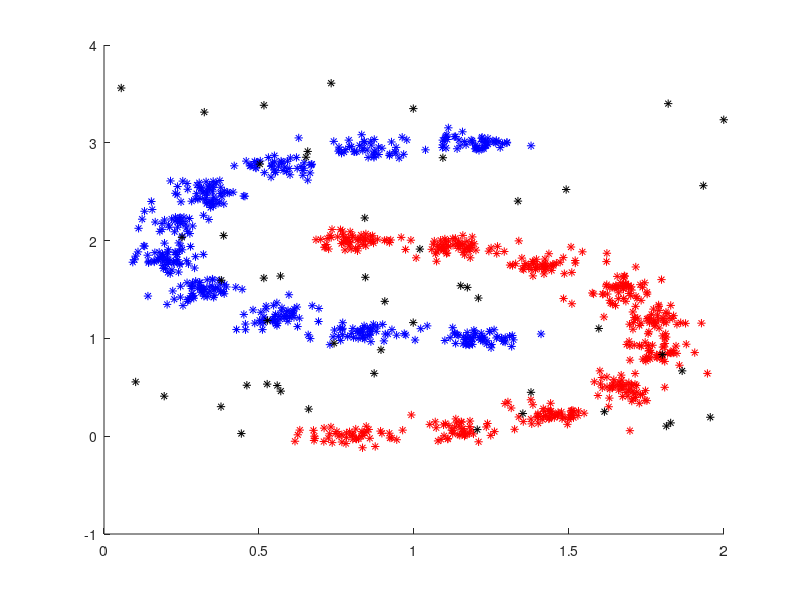
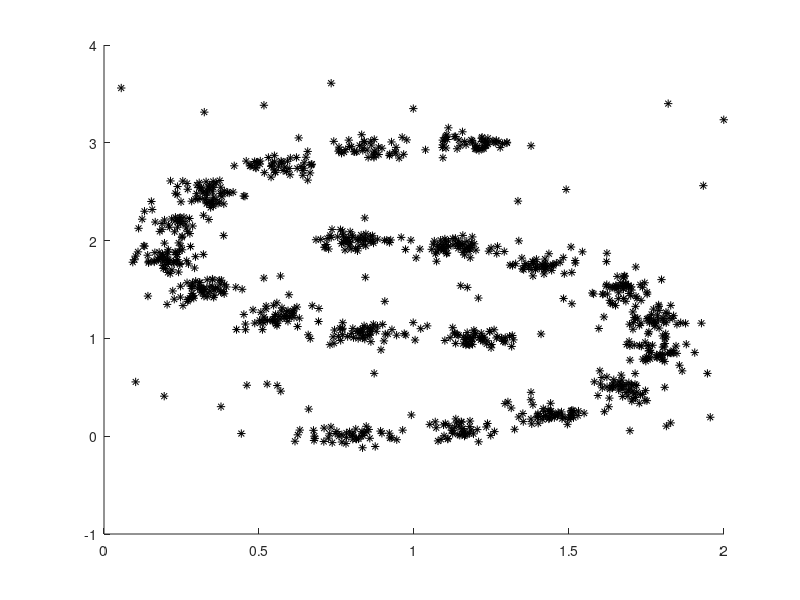

Write MATLAB code to recreate these figures, in order.
rand('seed',0)
randn('seed',0)

N_1=500;
N_2=500;
N_3=0;
GeneralNoise_N=50;

N_SubClusters1=10;
N_SubClusters2=10;

x_c1=1-0.2;
y_c1=1;

x_c2=1+0.2;
y_c2=2;

x_c3=x_c1+0.8;
y_c3=y_c2+1;

R1=1;
R2=1;
R_noise=0.05;
SD_x_3=0.1;
SD_y_3=0.1;
Y_factor=1; %straching(/squeezing) y vs x 

GeneralNoise_xRange=[0 2];
GeneralNoise_yRange=[0 4];

SubCluser1=randi(N_SubClusters1,1,N_1);
SubCluser2=randi(N_SubClusters2,1,N_2);
% ThetaVec1=pi*rand(1,N_1);
% ThetaVec2=pi+pi*rand(1,N_2);
ThetaVec1=pi*(SubCluser1-1)/(N_SubClusters1-1);
ThetaVec2=pi+pi*(SubCluser2-1)/(N_SubClusters2-1);
RadVec1=R1*ones(1,N_1);
RadVec2=R2*ones(1,N_2);

NoiseSize_tangent_1=0.075;
NoiseSize_radial_1=0.05;
NoiseSize_tangent_2=0.075;
NoiseSize_radial_2=0.05;
Noise_tangent_1=NoiseSize_tangent_1*randn(1,N_1);
Noise_radial_1=NoiseSize_radial_1*randn(1,N_1);
Noise_tangent_2=NoiseSize_tangent_2*randn(1,N_2);
Noise_radial_2=NoiseSize_radial_2*randn(1,N_2);
Noise_X_1=Noise_radial_1.*sin(ThetaVec1)+NoiseSize_tangent_1*cos(ThetaVec1).*randn(1,N_1);
Noise_Y_1=Noise_radial_1.*cos(ThetaVec1)+NoiseSize_tangent_1*sin(ThetaVec1).*randn(1,N_1);
Noise_X_2=Noise_radial_2.*sin(ThetaVec2)+NoiseSize_tangent_2*cos(ThetaVec2).*randn(1,N_2);
Noise_Y_2=Noise_radial_2.*cos(ThetaVec2)+NoiseSize_tangent_2*sin(ThetaVec2).*randn(1,N_2);

X_Vec1=x_c1+RadVec1.*sin(ThetaVec1)+Noise_X_1;
Y_Vec1=(y_c1+RadVec1.*cos(ThetaVec1)+Noise_Y_1)*Y_factor;
X_Vec2=x_c2+RadVec2.*sin(ThetaVec2)+Noise_X_2;
Y_Vec2=(y_c2+RadVec2.*cos(ThetaVec2)+Noise_Y_2)*Y_factor;
X_Vec3=x_c3+SD_x_3*randn(1,N_3);
Y_Vec3=(y_c3+SD_y_3*randn(1,N_3))*Y_factor;

GeneralNoise_X=GeneralNoise_xRange(1)+rand(1,GeneralNoise_N)*(GeneralNoise_xRange(2)-GeneralNoise_xRange(1));
GeneralNoise_Y=(GeneralNoise_yRange(1)+rand(1,GeneralNoise_N)*(GeneralNoise_yRange(2)-GeneralNoise_yRange(1)))*Y_factor;

figure
hold on
plot(X_Vec1,Y_Vec1,'r*')
plot(X_Vec2,Y_Vec2,'b*')
plot(X_Vec3,Y_Vec3,'g*')
plot(GeneralNoise_X,GeneralNoise_Y,'k*')
%axis equal

DataSet_X=[X_Vec1 X_Vec2 X_Vec3 GeneralNoise_X];
DataSet_Y=[Y_Vec1 Y_Vec2 Y_Vec3 GeneralNoise_Y];
DataSet=[DataSet_X' DataSet_Y'];

%%
figure
hold on
plot(X_Vec1,Y_Vec1,'k*')
plot(X_Vec2,Y_Vec2,'k*')
plot(X_Vec3,Y_Vec3,'k*')
plot(GeneralNoise_X,GeneralNoise_Y,'k*')